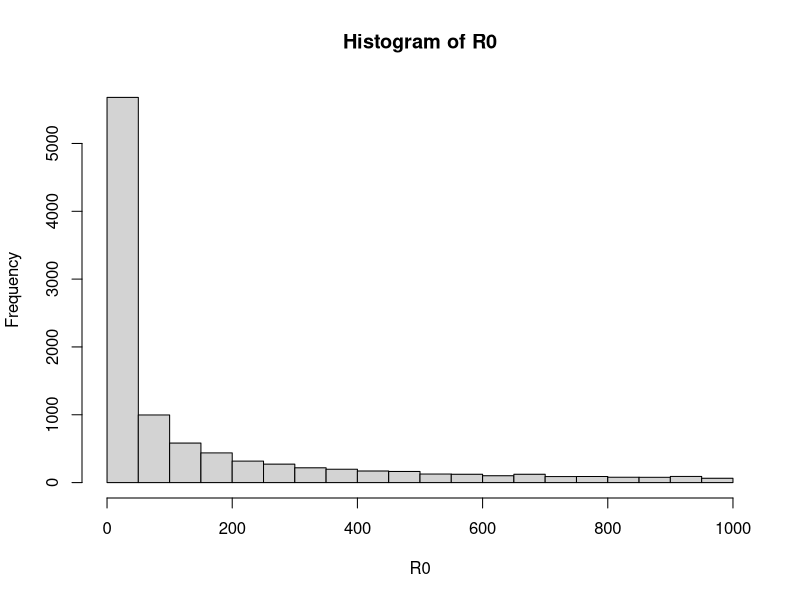
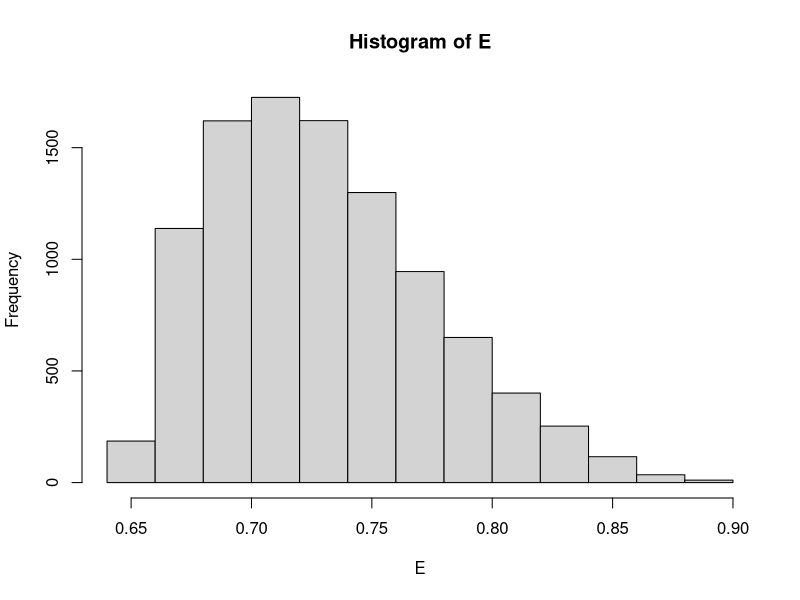
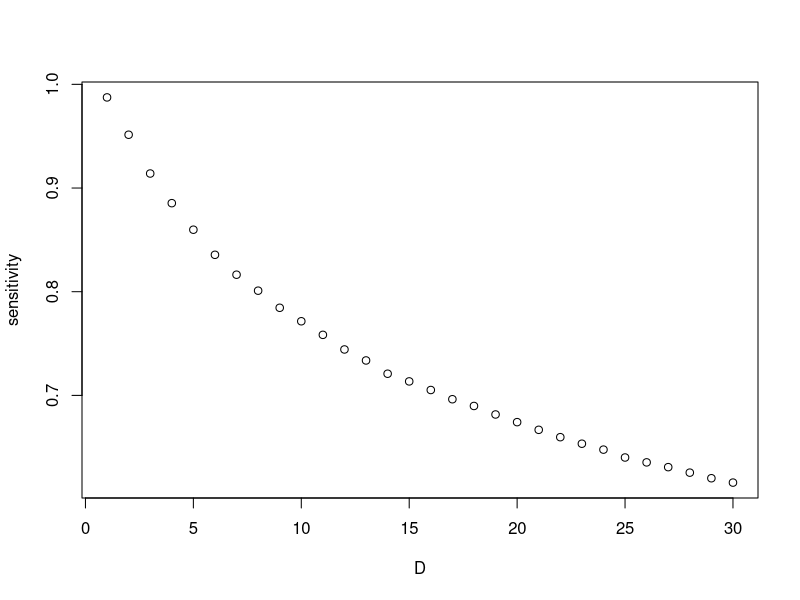

Write the R code that produced these figures, in order. (Note: this script raises an error after producing the figures.)
## ---- chunk 1
set.seed(12345)
library(scales)
library(dplyr)
n <- 10000
R0 <- 10^runif(n, 0, 3)
E <- rbeta(n, 2, 5) %>% rescale(., to=c(0.65, 0.9))
hist(R0)
hist(E)
## ---- chunk 2
R35_1 <- R0 * (1 + E)^35
R35_10 <- R0/10 * (1 + E)^35
R35_30 <- R0/30 * (1 + E)^35
## ---- chunk 3
(quantile(log(R35_1), 0.02) - quantile(log(R35_10), 0.2))^2
## ---- chunk 4
D <- seq(1,30)
Rct <- mean(c(
	quantile(log(R35_1), 0.02), 
	quantile(log(R35_10), 0.2)
))
dat <- tibble(
	D=D, 
	sensitivity=sapply(D, function(x) 
	{
		sum(log(R0/x * (1 + E)^35) > Rct)/n
	})
)
plot(sensitivity ~ D, dat)
## ---- chunk 5
fn <- function(param, R0)
{
	n <- length(R0)
	E <- rbeta(n, param[1], param[2]) * (0.9-0.65) + 0.65
	R35_1 <- R0 * (1 + E)^35
	R35_10 <- R0/10 * (1 + E)^35
	q1 <- quantile(log(R35_1), 0.02)
	q10 <- quantile(log(R35_10), 0.2)
	return((q1 - q10)^2)
}
fn(c(2,5), R0)

n <- 100000
R0 <- 10^runif(n, 0, 3)
o <- optim(par = c(2, 5), fn=fn, R0=R0)
o
## ---- chunk 6
D <- seq(1,100)
E <- rbeta(n, o$par[1], o$par[2]) * (0.9-0.65) + 0.65
Rct <- quantile(log(R0 * (1 + E)^35), 0.02)
dat <- tibble(
	D=D, 
	sensitivity=sapply(D, function(x) 
	{
		sum(log(R0/x * (1 + E)^35) > Rct)/n
	})
)
plot(sensitivity ~ D, dat)
